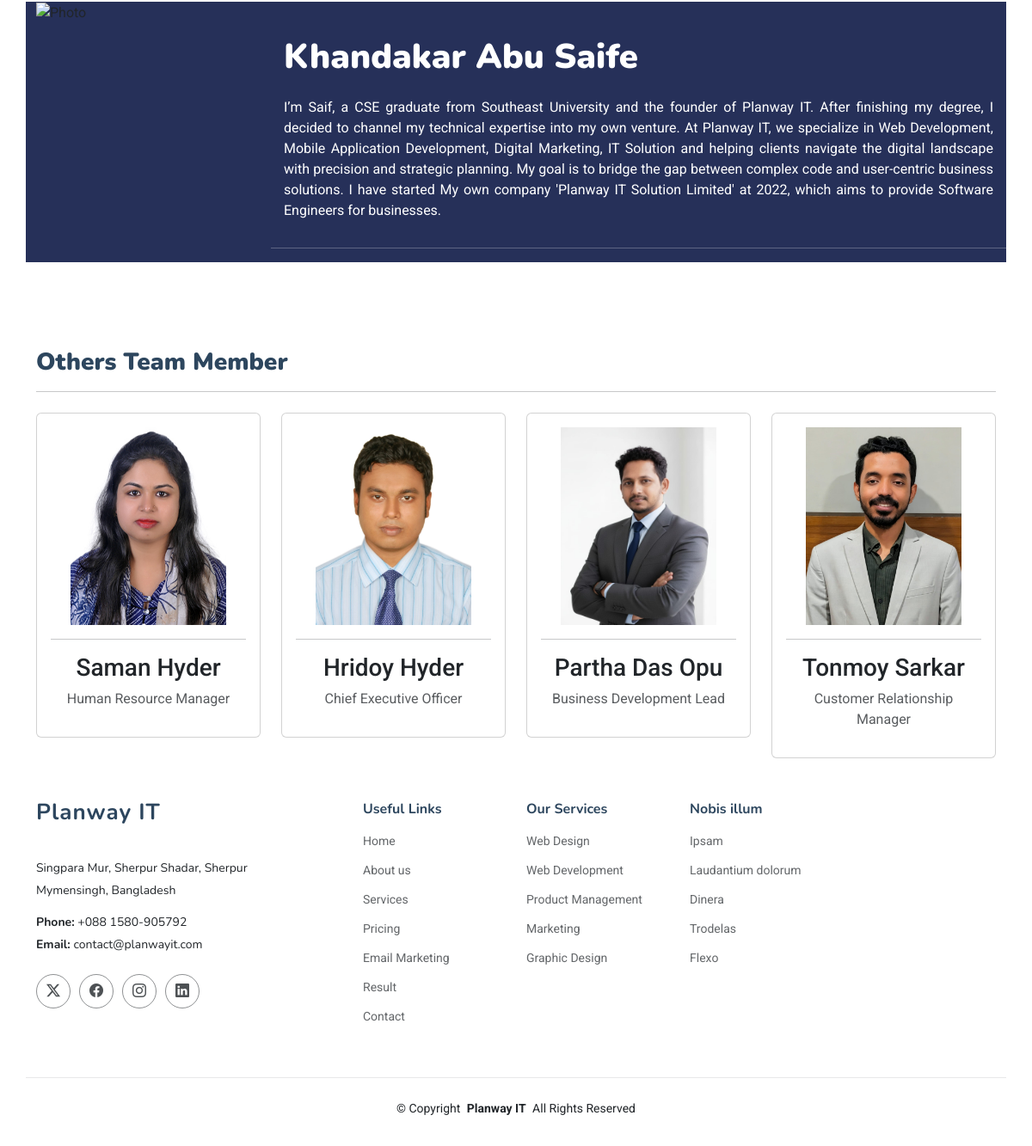
Before: /team/ (lower part) with the older database file.
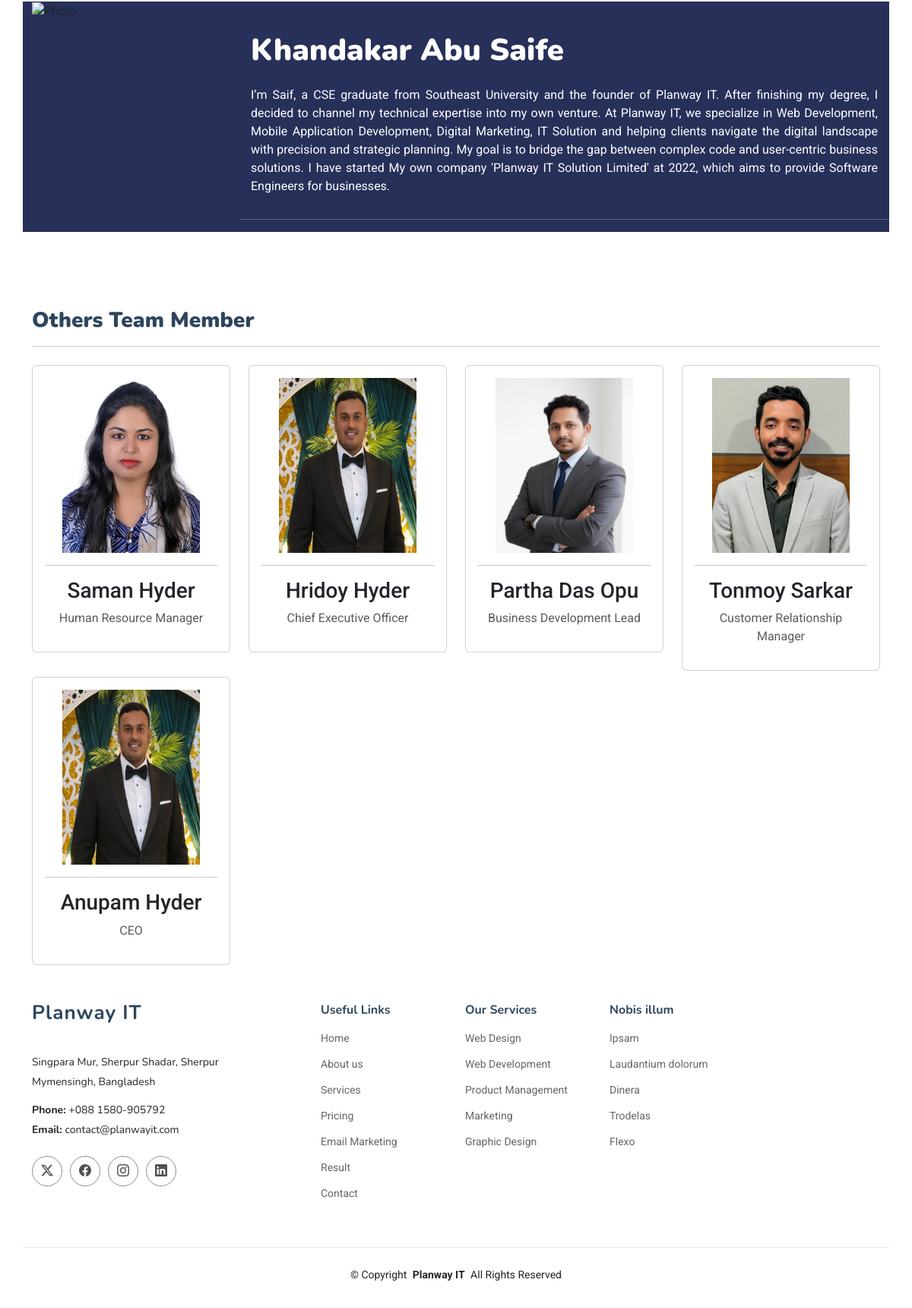
After: the same page with the newer database file.
### sadmin/models.py (models this page shows, shortened)
class TeamMambarProfile(models.Model):
    name = models.CharField(max_length=500)
    profile_picture = models.ImageField()
    designation = models.CharField(max_length=500)

### sadmin/views.py (the view)
# urls.py: path('team/', views.team.as_view(), name='team'),
class team(View):
    def get(self, request):
        get_team_info = TeamMambarProfile.objects.all()
        context = {
            "team":get_team_info,
            "isact_team": "active"
        }
        return render(request, "team.html", context)

### templates/team.html (shortened to what this page needs)
{% extends 'templating/base.html' %}
{% load static %}
{% block content %}
<div class="container mt-4">
    <div class="post">
    <div class="row mb-3" style="background-color:#263059;">
        <div class="col-sm-3">
            <img class="img-fluid" src="{% static 'assets/img/team/Image.png' %}" alt="Photo" style="height:350px;width:100%;">
        </div>
        <div class="col-sm-9">
            <div class="row">
                <h1 style="padding-top:40px;padding-left:15px;color:#fff;font-weight: 900;">Khandakar Abu Saife</h1> <br><br><br>
                <p style="padding-top:40px;color:#fff;text-align: justify;padding:15px;"> I’m Saif, a CSE graduate from Southeast University and the founder of Planway IT. After finishing my degree, I decided to channel my technical expertise into my own venture. At Planway IT, we specialize in Web Development, Mobile Application Development, Digital Marketing, IT Solution and helping clients navigate the digital landscape with precision and strategic planning. My goal is to bridge the gap between complex code and user-centric business solutions. I have started My own company 'Planway IT Solution Limited' at 2022, which aims to provide Software Engineers for businesses.</p>
                <hr style="color:#fff;">
            </div>
        </div>
    </div>
</div>
</div>
<div class="page-wrapper">
	   <div class="container" style="margin-top:100px;">
           <h3 style="font-weight: 900;">Others Team Member</h3>
            <hr>
		<div class="row">
            {% for t in team %}
            <div class="col-md-3 mt-2">
               <div class="card card-primary card-outline">
                  <div class="card-body box-profile">
                    <div class="text-center">
                      <img class="img-fluid img-circle" src="{{t.profile_picture.url}}" style="height:230px;width:80%;" alt="User profile picture">
                    </div>
                      <hr>
                    <p class=" h3 profile-username text-center">{{t.name}}</p>
                    <p class="text-muted text-center">{{t.designation}}</p>
                  </div>
                </div>
            </div>
            {% endfor %}
		</div>
	</div>
</div>
{% endblock %}

Changed rows visible on the page:
changed TeamMambarProfile "Hridoy Hyder": profile_picture: a different picture
added TeamMambarProfile: profile_picture (picture), name "Anupam Hyder", designation "CEO"
